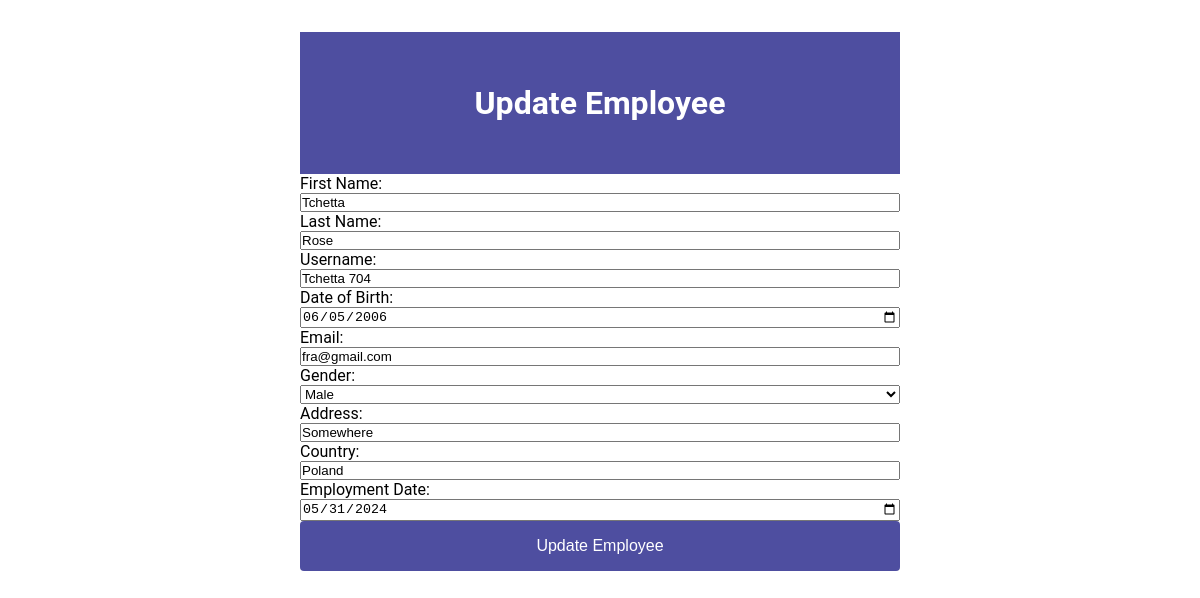
The page /update_employee.php?emp_id=1 (signed in) on the database its author committed.
### tables this page shows
CREATE TABLE `employee` (
  `emp_id` int(11) NOT NULL,
  `company_id` int(11) DEFAULT NULL,
  `first_name` varchar(30) NOT NULL,
  `last_name` varchar(30) NOT NULL,
  `username` varchar(255) NOT NULL,
  `dob` date NOT NULL,
  `email` varchar(100) NOT NULL,
  `password` varchar(255) NOT NULL,
  `gender` varchar(10) NOT NULL,
  `address` varchar(100) NOT NULL,
  `country` varchar(20) NOT NULL,
  `employment_date` date NOT NULL
);

### includes/class-autoloader.inc.php (called while the page is built, shortened)
<?php
    function myAutoloader($className) {
        $url = $_SERVER['HTTP_HOST'] . $_SERVER['REQUEST_URI'];
        if(strpos($url, 'includes') !== false){
            $path = '../classes/';
        }
        else {
            $path = './classes/';
        }
        $extension = '.class.php';
        $fullPath = $path . $className . $extension;
    }

### classes/Employee.class.php (called while the page is built, shortened)
<?php
$path = './class-autoloader.inc.php';
if (file_exists($path)) {
    require_once './class-autoloader.inc.php';
}
else {
    require_once './includes/class-autoloader.inc.php';
}
    class Employee extends User {
        public function getEmployeeById($emp_id) {
            $sql = "SELECT * FROM employee WHERE emp_id = ?";
            $stmt = $this->conn->prepare($sql);
            $stmt->execute([$emp_id]);
            return $stmt->fetch();
        }
    }

### classes/Dbh.class.php (called while the page is built, shortened)
<?php
    class Dbh {
        private $host = 'localhost';
        private $dbname = 'TSMS';
        private $username = 'root';
        private $password = '';
        private $port = 3308;
        public function connect() {
            try {
                $dsn = 'mysql:host=' . $this->host . ';dbname=' . $this->dbname . ';port=' . $this->port;
                $this->conn = new PDO($dsn, $this->username, $this->password);
            } catch (PDOException $e) {
                echo 'Connection failed: ' . $e->getMessage();
            }
        }
    }

### update_employee.php (the view, shortened to what this page needs)
<?php
$path = './class-autoloader.inc.php';
if (file_exists($path)) {
    require_once './class-autoloader.inc.php';
}
else {
    require_once './includes/class-autoloader.inc.php';
}
$employee = new Employee();
$emp_id = $_GET['emp_id'];
$employeeData = $employee->getEmployeeById($emp_id);
?>
<!DOCTYPE html>
<html lang="en">
<head>
    <link rel="stylesheet" href="../css/css.css">
    <link rel="stylesheet" href="./css/home.css">
    <link rel="stylesheet" href="./css/css.css">
</head>
<body>
    <div class="container-in">
        <header>
            <h1>Update Employee</h1>
        </header>
        <main>
            <form action="update_employee.php" method="post">
                <label for="first_name">First Name:</label>
                <input type="text" name="first_name" value="<?php echo htmlspecialchars($employeeData['first_name']); ?>" required>
                <label for="last_name">Last Name:</label>
                <input type="text" name="last_name" value="<?php echo htmlspecialchars($employeeData['last_name']); ?>" required>
                <label for="username">Username:</label>
                <input type="text" name="username" value="<?php echo htmlspecialchars($employeeData['username']); ?>" required>
                <label for="dob">Date of Birth:</label>
                <input type="date" name="dob" value="<?php echo htmlspecialchars($employeeData['dob']); ?>" required>
                <label for="email">Email:</label>
                <input type="email" name="email" value="<?php echo htmlspecialchars($employeeData['email']); ?>" required>
                <label for="gender">Gender:</label>
                <select name="gender" required>
                    <option value="Male" <?php if ($employeeData['gender'] == 'Male') echo 'selected'; ?>>Male</option>
                </select>
                <label for="address">Address:</label>
                <input type="text" name="address" value="<?php echo htmlspecialchars($employeeData['address']); ?>" required>
                <label for="country">Country:</label>
                <input type="text" name="country" value="<?php echo htmlspecialchars($employeeData['country']); ?>" required>
                <label for="employment_date">Employment Date:</label>
                <input type="date" name="employment_date" value="<?php echo htmlspecialchars($employeeData['employment_date']); ?>" required>
                <button type="submit" class="btn">Update Employee</button>
            </form>
        </main>
    </div>
</body>
</html>

### css/css.css (style rules this page uses)
* { margin: 0; padding: 0; box-sizing: border-box; }
body { font-family: 'Roboto', sans-serif; min-height: 100vh; background-repeat: repeat; background-size: cover; }
.container-in { max-width: 50%; margin: 2em auto; }
form { display: flex; flex-direction: column; }
button.btn { padding: 1em; font-size: 1rem; color: white; background-color: rgb(78, 78, 160); border: none; border-radius: 0.25em; text-decoration: none; cursor: pointer; transition: background-color 0.3s; }
.main-content h2, .container-in h1 { text-align: center; max-width: 50%; margin: 1em auto; }
header { background: rgb(78, 78, 160); color: #fff; padding: 20px; text-align: center; }
header h1 { color: #fff; }
h1 { margin-bottom: 1em; font-size: 2rem; color: #333; }

### rows shown on the page
employee: first_name "Tchetta", last_name "Rose", username "Tchetta 704", dob "06/05/2006", email "fra@gmail.com", address "Somewhere", country "Poland", employment_date "05/31/2024"
